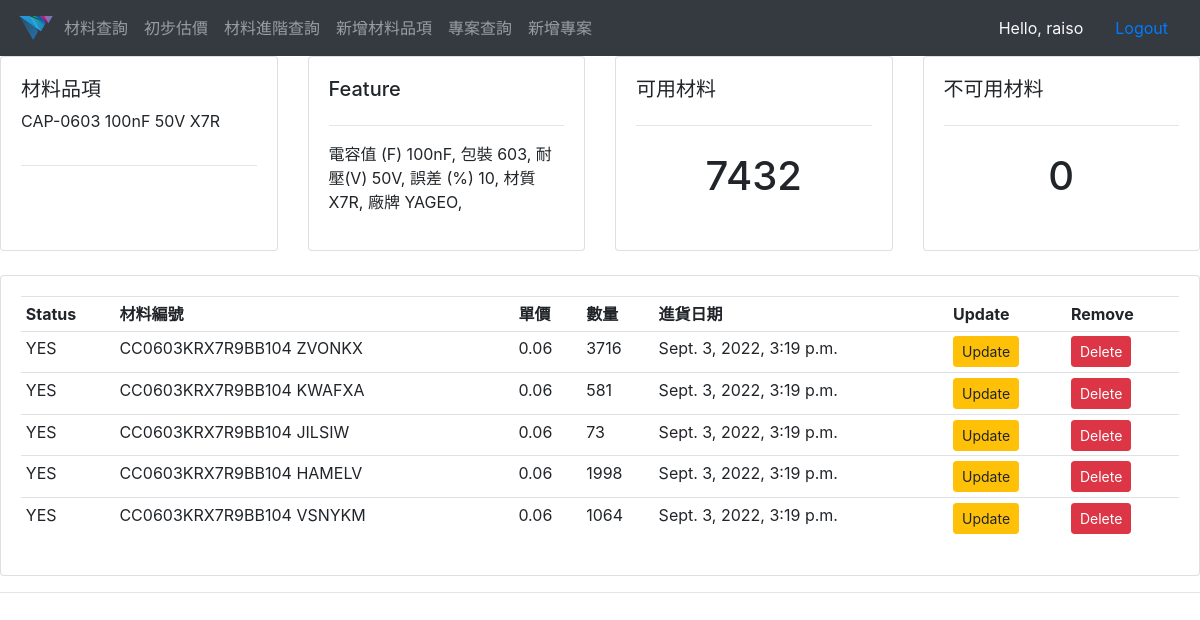
Page /item_detail/3303/ (signed in) on the committed database.
### material_management_system/models.py (models this page shows, shortened)
class Item(models.Model):
    STATUS = (
        ('YES', 'YES'),
        ('NO', 'NO'),
    )
    lib_ref = models.CharField(max_length=50, blank=True)
    ds_number = models.CharField(max_length=20, unique=True)
    part_number = models.CharField(max_length=50, null=True, blank=True)
    location = models.CharField(max_length=200, null=True, blank=True)
    expected_count = models.IntegerField(null=True)
    feature = models.TextField(blank=True, null=True)
    date_created = models.DateTimeField(auto_now_add=True)
    free_count = models.IntegerField(default=0)
    unavailable_count = models.IntegerField(default=0)
    is_group = models.CharField(max_length=5, choices=STATUS, default='YES')

class Material(models.Model):
    STATUS = (
        ('YES', 'YES'),
        ('NO', 'NO'),
    )
    item = models.ForeignKey(Item, on_delete=models.SET_NULL, null=True)
    random_str = models.CharField(max_length=20)
    unit_price = models.FloatField()
    count = models.IntegerField(default=0)
    is_free = models.CharField(max_length=5, default='YES', choices=STATUS)
    date_created = models.DateTimeField(auto_now_add=True)
    def __str__(self):
        return str(self.item.ds_number) + ' ' + self.random_str

### material_management_system/views.py (the view)
# urls.py: path('item_detail/<str:pk>/', views.item_detail, name="item_detail"),
@login_required(login_url='login')
def item_detail(request, pk):
    item = Item.objects.get(id=pk)
    material_set = item.material_set.all()
    context = {'material_set': material_set, 'item': item}
    return render(request, 'item_detail.html', context)

### templates/item_detail.html
{% extends 'main.html' %}
{% block content %}
<div class="row">
	<div class="col-md">
		<div class="card card-body">
			<h5>材料品項</h5>
            <p> {{item.lib_ref}}</p>
			<hr>
		</div>
	</div>
	<div class="col-md">
		<div class="card card-body">
			<h5>Feature</h5>
			<hr>
			<p> {{item.feature}}</p>
		</div>
	</div>
	<div class="col-md">
		<div class="card card-body">
			<h5>可用材料</h5>
			<hr>
			<h1 style="text-align: center;padding: 10px">{{item.free_count}}</h1>
		</div>
	</div>
    <div class="col-md">
        <div class="card card-body">
			<h5>不可用材料</h5>
			<hr>
			<h1 style="text-align: center;padding: 10px">{{item.unavailable_count}}</h1>
		</div>
    </div>
</div>
<br>
<div class="row">
	<div class="col-md">
		<div class="card card-body">
			<table class="table table-sm">
				<tr>
                    <th>Status</th>
					<th>材料編號</th>
					<th>單價</th>
					<th>數量</th>
					<th>進貨日期</th>
					<th>Update</th>
					<th>Remove</th>
				</tr>
				{% for material in material_set %}
				<tr>
                    <td>{{material.is_free}}</td>
					<td>{{material}}</td>
					<td>{{material.unit_price}}</td>
					<td>{{material.count}}</td>
					<td>{{material.date_created}}</td>
					<td><a class="btn btn-sm btn-warning" href="{% url 'update_material' material.id %}">Update</a></td>
					<td><a class="btn btn-sm btn-danger" href="{% url 'delete_material' material.id %}">Delete</a></td>
				</tr>
				{% endfor %}
			</table>
		</div>
	</div>
</div>
{% endblock %}

### templates/main.html (shortened to what this page needs)
{% load static %}
<!DOCTYPE html>
<html lang="en">
<head>
    <link rel="stylesheet" href="https://cdn.jsdelivr.net/npm/bootstrap@4.3.1/dist/css/bootstrap.min.css"
>
    <link rel="stylesheet" type="text/css" href="{% static '/css/main.css' %}">
    <link href="https://cdnjs.cloudflare.com/ajax/libs/font-awesome/5.13.0/css/all.min.css" rel="stylesheet">
</head>
<body>
{% include 'navbar.html' %}
{% block content %}
{% endblock %}
<hr>
</body>
</html>

### templates/navbar.html (shortened to what this page needs)
{% load static %}
<nav class="navbar navbar-expand-lg navbar-dark bg-dark">
    <img src="{% static 'images/logo.png' %}" alt="DS_LOGO" height="40">
    <div class="collapse navbar-collapse" id="navbarNav">
        <ul class="navbar-nav">
            <li class="nav-item">
                <a class="nav-link" href="{% url 'material_search' %}">材料查詢</a>
            </li>
            <li class="nav-item">
                <a class="nav-link" href="{% url 'materials_price' %}">初步估價</a>
            </li>
            <li class="nav-item">
                <a class="nav-link" href="{% url 'material_detail_search' %}">材料進階查詢</a>
            </li>
            <li class="nav-item">
                <a class="nav-link" href="{% url 'new_item' %}">新增材料品項</a>
            </li>
            <li class="nav-item">
                <a class="nav-link" href="{% url 'project_search' %}">專案查詢</a>
            </li>
            <li class="nav-item">
                <a class="nav-link" href="{% url 'new_project' %}">新增專案</a>
            </li>
        </ul>
    </div>
  <span class="hello-msg nav-link text-light" >Hello, {{request.user}}</span>
  <span ><a  class="hello-msg nav-link" href="{% url 'logout' %}">Logout</a></span>
</nav>

### static/css/main.css (style rules this page uses)
.row { display: -webkit-box; display: -webkit-flex; display: -ms-flexbox; display: flex; flex-wrap: wrap; }
.row > [class*='col-'] { display: flex; flex-direction: column; }

### rows in the picture
Item: lib_ref "CAP-0603 100nF 50V X7R", feature "電容值 (F) 100nF, 包裝 603, 耐壓(V) 50V, 誤差 (%) 10, 材質 X7R, 廠牌 YAGEO,", free_count "7432", unavailable_count "0"
Material: is_free "YES", item+random_str "CC0603KRX7R9BB104 ZVONKX", unit_price "0.06", count "3716", date_created "Sept. 3, 2022, 3:19 p.m."
Material: is_free "YES", item+random_str "CC0603KRX7R9BB104 KWAFXA", unit_price "0.06", count "581", date_created "Sept. 3, 2022, 3:19 p.m."
Material: is_free "YES", item+random_str "CC0603KRX7R9BB104 JILSIW", unit_price "0.06", count "73", date_created "Sept. 3, 2022, 3:19 p.m."
Material: is_free "YES", item+random_str "CC0603KRX7R9BB104 HAMELV", unit_price "0.06", count "1998", date_created "Sept. 3, 2022, 3:19 p.m."
Material: is_free "YES", item+random_str "CC0603KRX7R9BB104 VSNYKM", unit_price "0.06", count "1064", date_created "Sept. 3, 2022, 3:19 p.m."

### other values in the picture
{{ request.user }} "raiso"
